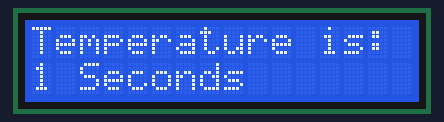
Bench run of a sketch on a simulated Arduino Uno, built with avr-gcc and run on an emulated ATmega328P. Parts: 16×2 character LCD.

Above: at 0.1 s.
At 3.1 s:
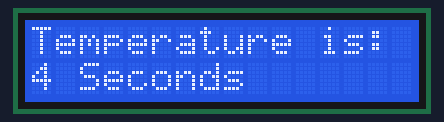
At 7.1 s:
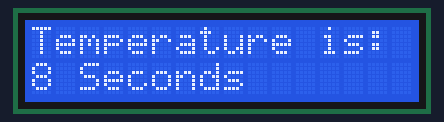
At 15.1 s:
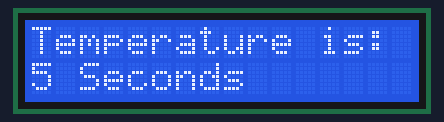
At 22.2 s:
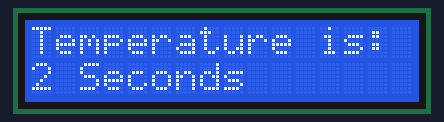
At 30.2 s:
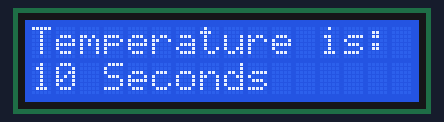

The sketch:

Simple_LCD_Sketch.ino
```cpp
#include <LiquidCrystal.h>              //Loading LCD library

LiquidCrystal LCD(10, 9, 5, 4, 3, 2);    //Creating LCD object and telling it what pins we are hooked up to.

int Counter = 0;

String words;

void setup() {

  Serial.begin(115200);

  //Use this to ask user for intial input to show on LCD
  //Serial.println("What would you like to show on the LCD? ");
  //while(Serial.available() == 0) {
  //}
  //words = Serial.readString();

  LCD.begin(16, 2);         //Tells Arduino our LCD has 16 columns and 2 rows.
  LCD.setCursor(0, 0);      //Set LCD cursor to 1st column and 1st row aka top left corner of the display
  LCD.print("Temperature is: ");  //Prints this where we set the cursor on the LCD

}

void loop() {

  for(Counter = 1; Counter <= 10; Counter += 1) {   //For loop with (Begin, Condition, What to do after each iteration)

    LCD.setCursor(9, 1);      //Sets cursor to column 10, row 2
    LCD.print(" ");           //Clears extra S when the counter hits 10 and shifts " Seconds" to the right 1 column

    LCD.setCursor(0, 1);      //Setting cursor to 1st column and 2nd row aka bottom left corner of the display
    LCD.print(Counter);       //Print the value of the Counter variable
    LCD.print(" Seconds");    //Print units of measurement
    delay(1000);              //Delay by 1000ms because we want the counter to count in seconds
  }

  for(Counter = 10; Counter >= 0; Counter -= 1) {

    LCD.setCursor(9, 1);
    LCD.print(" ");

    LCD.setCursor(0, 1);
    LCD.print(Counter);
    LCD.print(" Seconds");
    delay(1000);
  }

}
```

Measured:
- what the display in image 1 shows lasts 1.0 s, from 3.1 s to 4.1 s
- what the display in image 5 shows lasts 2.0 s, from 30.1 s to 32.1 s
